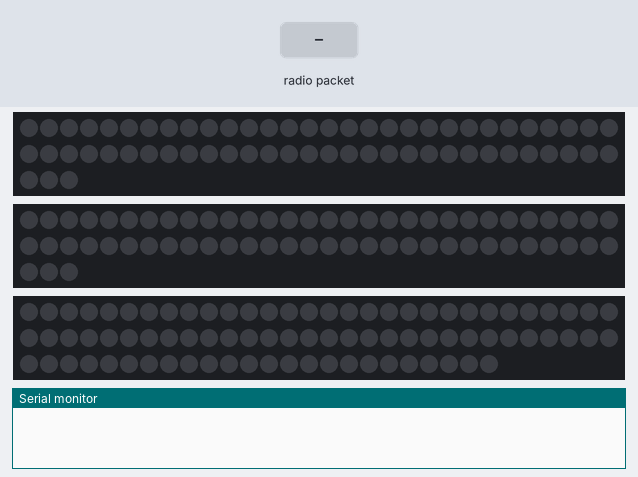
This sketch was run on a simulated Arduino Uno, built with avr-gcc and run on an emulated ATmega328P. On the bench: 2 × 63 RGB LEDs in strip order, left to right, continuing on the next row, 84 RGB LEDs in strip order, left to right, continuing on the next row, the last lines printed to the serial monitor. Inputs (shaded band) come from the test bench. No radio packets arrive unless stated.

Above: at 1.2 s.
1.3 s: radio packet "start_timer" arrives
At 1.8 s:
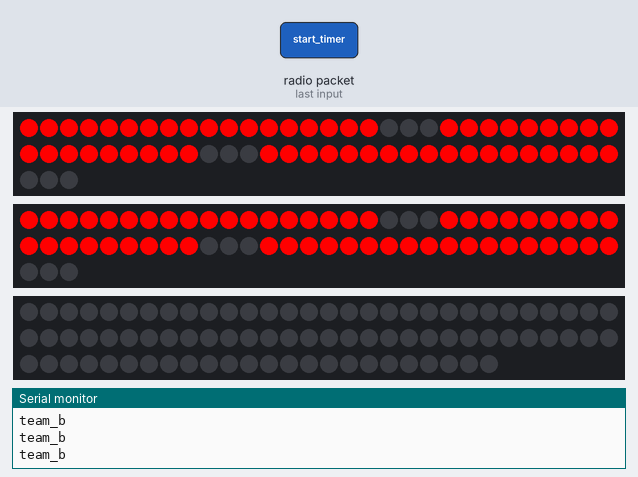
At 2.8 s:
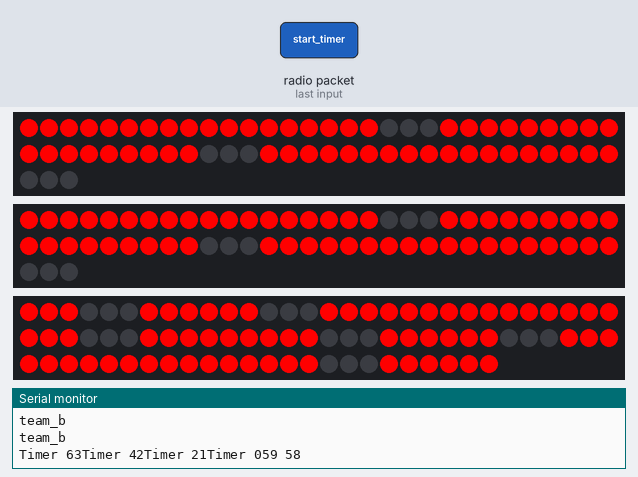
4.3 s: radio packet "iiknoer0" arrives
6.5 s: radio packet "ignore" arrives
Timing chart, 0 to 9.5 s (numbered marks = the images above; inputs shaded):
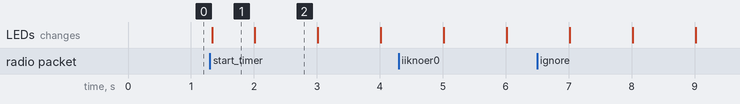

Measured:
- after the input at 1.3 s, the LEDs: change at once (image 1)
- what the display in image 1 shows lasts 0.7 s, from 1.3 s to 2.0 s

The sketch:

b1.ino
```cpp
// #include <avr/pgmspace.h>
#include <VirtualWire.h>
#include <Adafruit_NeoPixel.h>
#include <Adafruit_GFX.h>
#include <Adafruit_NeoMatrix.h>
#ifndef PSTR
#define PSTR  // Make Arduino Due happy
#endif

// #define PIN1 6
// #define PIN2 10


#define NUM_LEDS_PER_SEGMENT 3
#define NUM_SEGMENTS_PER_DISPLAY 7
#define NUM_DISPLAYS 3
#define LED_PIN1 5  // Input pin for team_a score panel
#define LED_PIN2 8  // Input pin for team_b score panel
#define LED_PIN3 3  // Input pin for timer panel;
#define NUM_LEDS NUM_LEDS_PER_SEGMENT *NUM_SEGMENTS_PER_DISPLAY *NUM_DISPLAYS

Adafruit_NeoPixel team_a(NUM_LEDS, LED_PIN1, NEO_GRB + NEO_KHZ800);
Adafruit_NeoPixel team_b(NUM_LEDS, LED_PIN2, NEO_GRB + NEO_KHZ800);
Adafruit_NeoPixel timer(84, LED_PIN3, NEO_GRB + NEO_KHZ800);


const int receivePin = 11;  // Pin connected to the receiver module
int minutes = 59, seconds = 59;
int startTimer = false;
//instead of delay
unsigned long previousMillis = 0; // Variable to store the previous time value
const long interval = 1000;

byte scorePattern[10][NUM_SEGMENTS_PER_DISPLAY] = {
  { 1, 1, 1, 1, 1, 1, 0 },  // 0
  { 0, 0, 1, 1, 0, 0, 0 },  // 1
  { 0, 1, 1, 0, 1, 1, 1 },  // 2
  { 0, 1, 1, 1, 1, 0, 1 },  // 3
  { 1, 0, 1, 1, 0, 0, 1 },  // 4
  { 1, 1, 0, 1, 1, 0, 1 },  // 5
  { 1, 1, 0, 1, 1, 1, 1 },  // 6
  { 0, 1, 1, 1, 0, 0, 0 },  // 7
  { 1, 1, 1, 1, 1, 1, 1 },  // 8
  { 1, 1, 1, 1, 1, 0, 1 }   // 9
};
byte timerPattern[10][NUM_SEGMENTS_PER_DISPLAY] = {
  { 0, 1, 1, 1, 1, 1, 1 },  // 0
  { 0, 1, 0, 0, 0, 0, 1 },  // 1
  { 1, 1, 1, 0, 1, 1, 0 },  // 2
  { 1, 1, 1, 0, 0, 1, 1 },  // 3
  { 1, 1, 0, 1, 0, 0, 1 },  // 4
  { 1, 0, 1, 1, 0, 1, 1 },  // 5
  { 1, 0, 1, 1, 1, 1, 1 },  // 6
  { 0, 1, 1, 0, 0, 0, 1 },  // 7
  { 1, 1, 1, 1, 1, 1, 1 },  // 8
  { 1, 1, 1, 1, 0, 1, 1 }   // 9
};

void setup() {
  team_a.begin();
  team_b.begin();
  timer.begin();
  timer.show();
  team_a.show();
  team_b.show();
  Serial.begin(9600);       // Initialize serial communication for debugging
  vw_set_rx_pin(receivePin);  // Set the receive pin
  vw_setup(2000);             // Transmission speed in bits per second
  vw_rx_start();              // Start the receiver
}

void loop() {
  uint8_t buf[VW_MAX_MESSAGE_LEN];                 // Buffer to store received message
  uint8_t buflen = VW_MAX_MESSAGE_LEN;             // Length of the message buffer
  if (vw_get_message(buf, &buflen)) {              // If a message is received
    buf[buflen] = '\0';                            // Add null character to the end of the received buffer
    String receivedMessage = String((char *)buf);  // Convert received buffer to String
    Serial.print("Message received: ");
    Serial.println(receivedMessage);  // Print the received message as a string
    char charArray[receivedMessage.length() + 1];
    receivedMessage.toCharArray(charArray, receivedMessage.length() + 1);

    char *token = strtok(charArray, ",");
    String values[5];  // Assuming a maximum of 10 values, adjust as needed
    int index = 0;

    while (token != NULL && index < 5) {
      values[index] = String(token);
      values[index].trim();
      index++;
      token = strtok(NULL, ",");
    }

    for (int i = 0; i < 5; i++) {
      Serial.println(values[i]);
      if (values[i].equals("ignore")) continue;
      switch (i) {
        case 0:
          {
            if (values[i].equals("start_timer")) startTimer = true;
            if (values[i].equals("stop_timer")) startTimer = false;
            if (values[i].equals("reset_timer")) {
              minutes = 59;
              seconds = 59;
              startTimer = true;
            }
            break;
          }
        case 3:
          {
            Serial.println(values[i]);
            displayScore(values[i].toInt(), "team_a");
            break;
          }
        case 4:
          {
            Serial.println(values[i].toInt());
            displayScore(values[i].toInt(), "team_b");

            break;
          }
      }
    }
  }

  unsigned long currentMillis = millis(); // Get the current time
  if (currentMillis - previousMillis >= interval) { // Check if it's time to update the timer
    previousMillis = currentMillis; // Update the previous time value
    if (startTimer && minutes >= 0) {
      displayTimer(minutes, seconds--);
      if (seconds == 0) {
        seconds = 59;
        minutes--;
      }
      Serial.print(minutes);
      Serial.print(" ");
      Serial.println(seconds);
    }
  }
}

void displayScore(int num, String team) {
  if (num < 0 || num > 999)
    return;  // Handle invalid scores

  int digit;
  int displayOffset = 42;
  for (int i = NUM_DISPLAYS - 1; i >= 0; i--) {
    digit = num % 10;
    num /= 10;
    if (team.equals("team_a")) {
      // Serial.println("iiknoer0");
      displayDigitForA(digit, displayOffset);
    } else {
      displayDigitForB(digit, displayOffset);
    }
    displayOffset -= NUM_SEGMENTS_PER_DISPLAY * NUM_LEDS_PER_SEGMENT;
  }
}

void displayDigitForA(int digit, int offset) {
  for (int i = 0; i < NUM_SEGMENTS_PER_DISPLAY; i++) {
    if (scorePattern[digit][i]) {
      for (int j = 0; j < NUM_LEDS_PER_SEGMENT; j++) {
        team_a.setPixelColor(offset + i * NUM_LEDS_PER_SEGMENT + j, 255, 0, 0);  // Change color as needed (Green)
        // Serial.println("in dfora");
      }
    } else {
      for (int j = 0; j < NUM_LEDS_PER_SEGMENT; j++) {
        team_a.setPixelColor(offset + i * NUM_LEDS_PER_SEGMENT + j, 0, 0, 0);  // Off
      }
    }
  }
  team_a.show();
  Serial.println("team_a");

}

void displayDigitForB(int digit, int offset) {
  for (int i = 0; i < NUM_SEGMENTS_PER_DISPLAY; i++) {
    if (scorePattern[digit][i]) {
      for (int j = 0; j < NUM_LEDS_PER_SEGMENT; j++) {
        team_b.setPixelColor(offset + i * NUM_LEDS_PER_SEGMENT + j, 255, 0, 0);  // Change color as needed (Green)
      }
    } else {
      for (int j = 0; j < NUM_LEDS_PER_SEGMENT; j++) {
        team_b.setPixelColor(offset + i * NUM_LEDS_PER_SEGMENT + j, 0, 0, 0);  // Off
      }
    }
  }
  team_b.show();
  Serial.println("team_b");
}

void displayTimer(int mins, int seconds) {
  int size = 4, digit;
  int offset = 63;
  while (size > 0) {
    if (size > 2) {
      digit = seconds % 10;
      seconds /= 10;
      displayForTimer(digit, offset);
    } else {
      digit = mins % 10;
      mins /= 10;
      displayForTimer(digit, offset);
    }
    offset -= 21;
    size--;
  }
}

void displayForTimer(int digit, int offset) {
  for (int i = 0; i < NUM_SEGMENTS_PER_DISPLAY; i++) {
    if (timerPattern[digit][i]) {
      for (int j = 0; j < NUM_LEDS_PER_SEGMENT; j++) {
        timer.setPixelColor(offset + i * NUM_LEDS_PER_SEGMENT + j, 255, 0, 0);  // Change color as needed (Green)
      }
    } else {
      for (int j = 0; j < NUM_LEDS_PER_SEGMENT; j++) {
        timer.setPixelColor(offset + i * NUM_LEDS_PER_SEGMENT + j, 0, 0, 0);  // Off
      }
    }
  }
  timer.show();
  Serial.print("Timer");
  Serial.print(" ");
  Serial.print(offset);
}
```
